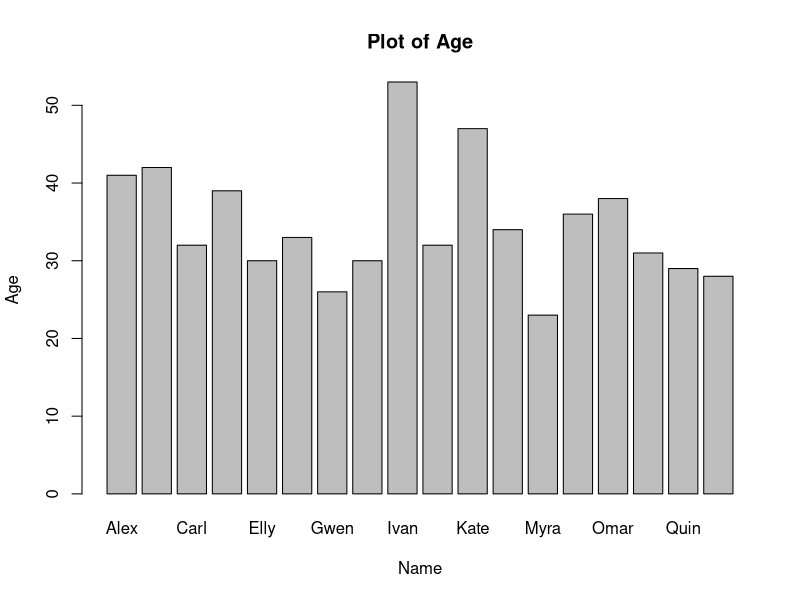
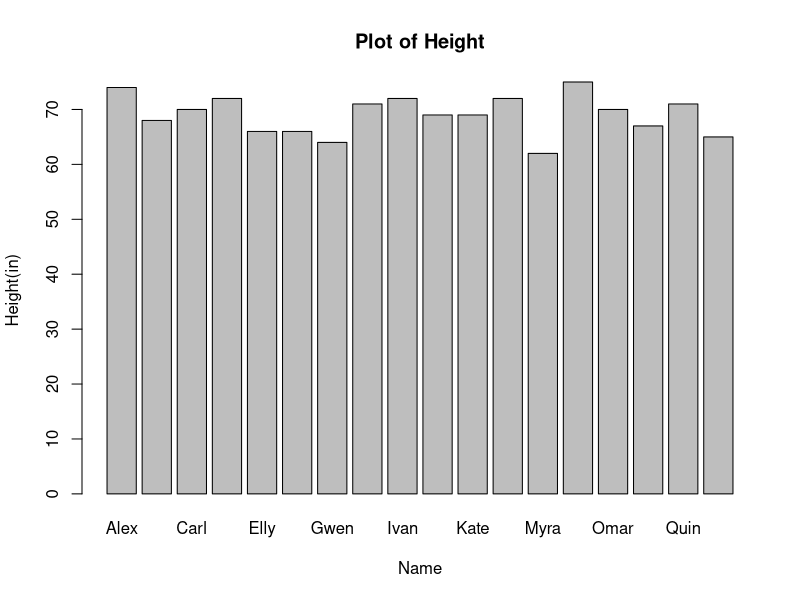
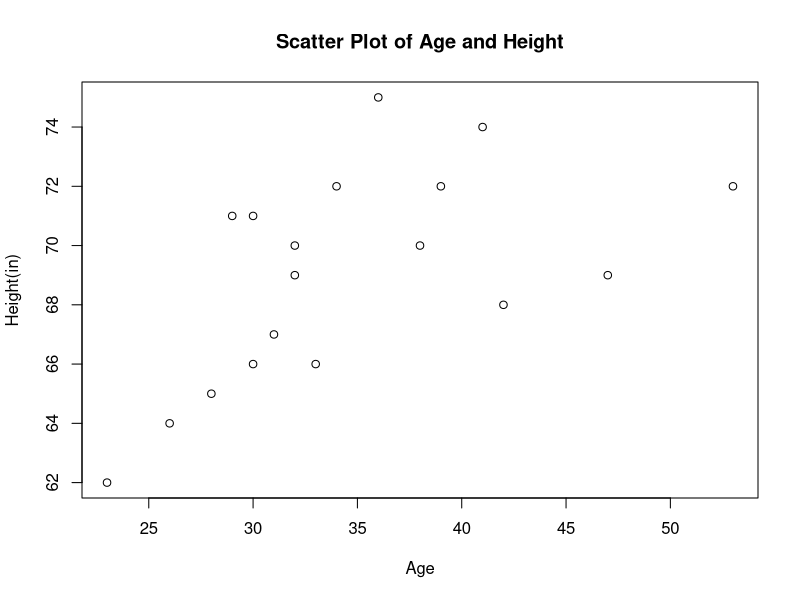

Generate these figures, in order, with R:
## ---- chunk 1
# This data contains several people with their sexs, ages, heights and weights
## ---- chunk 2
temp<-read.csv("data/biostats.csv")[,c('Age','Height..in.')]
head(temp)
## ---- chunk 3
stat<-read.csv(file ="data/biostats.csv", row.names =1)
barplot(stat$Age, names.arg = stat$Name,
     xlab = "Name", ylab = "Age",
     main="Plot of Age")
## ---- chunk 4
barplot(stat$Height..in., names.arg = stat$Name,
     xlab = "Name", ylab = "Height(in)",
     main="Plot of Height")
## ---- chunk 5
plot(Height..in.~ Age, data = temp,
            xlab = "Age", ylab = "Height(in)",
            main="Scatter Plot of Age and Height")
